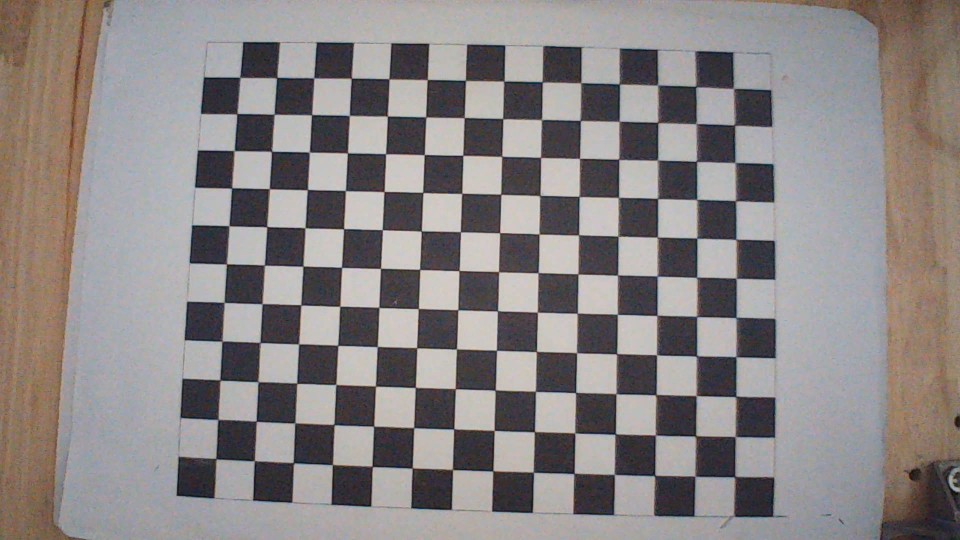
#> input picture XLA/img_hieuchinh/WIN_20260108_14_07_59_Pro.jpg, 1920 x 1080 px (shown at 1/2 size); its folder holds only this picture in this run
$ python hieuchinh.py
#> lines starting #> are read from the running program, lines starting #| are printed output that depends on the picture; after the words box and inside, x2 and y2 are one past the last pixel; in counts of white or black regions, pixels touching at a corner belong together; long printed decimals are rounded
import cv2
import numpy as np
import glob

# --- Cấu hình ---
images = glob.glob('XLA/img_hieuchinh/*.jpg')
chessboard_size = (14, 11)     # Số giao điểm (ngang, dọc)
square_size = 14.0            # Kích thước ô vuông (mm)

objp = np.zeros((chessboard_size[0]*chessboard_size[1], 3), np.float32)
objp[:, :2] = np.mgrid[0:chessboard_size[0], 0:chessboard_size[1]].T.reshape(-1, 2)
objp *= square_size

objpoints = []  # Lưu điểm 3D thực tế
imgpoints = []  # Lưu điểm 2D trên ảnh

first_valid_img = None
first_valid_corners = None

#Chuyển ảnh RGB -> xám & tìm góc bàn cờ
print(f"Đã tìm thấy {len(images)} ảnh. Bắt đầu xử lý...")

for idx, fname in enumerate(images):
    img = cv2.imread(fname)
#> img is the input picture: shape (1080, 1920, 3); mean B, G, R 132, 132.7, 138
    if img is None:
        continue

    gray = cv2.cvtColor(img, cv2.COLOR_BGR2GRAY)
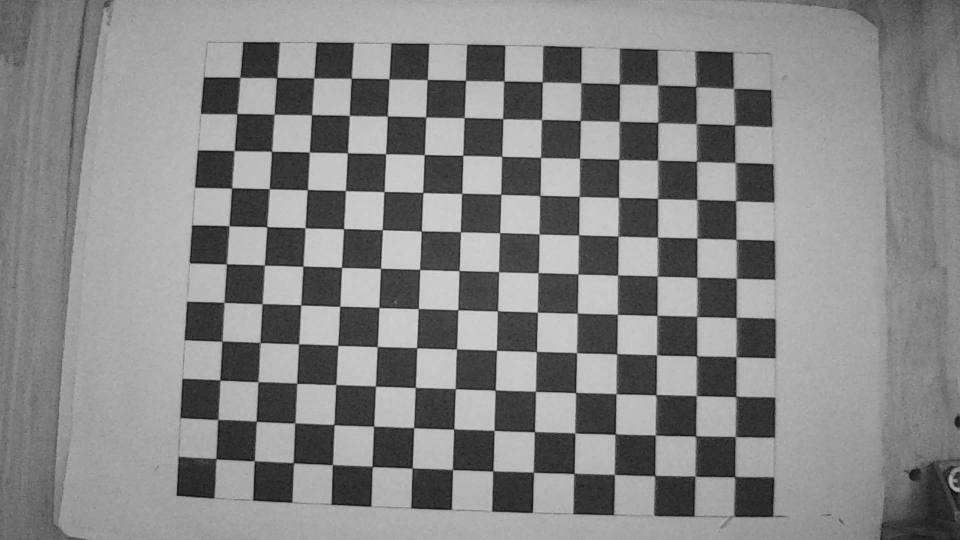
#> gray: shape (1080, 1920) (shown at 1/2 size); min 6, max 217, mean 134.2

    # Tìm góc bàn cờ
    ret, corners = cv2.findChessboardCorners(gray, chessboard_size, None)
#> ret = True; corners = 154 rows, first 8: [1470, 953.5], [1390, 953], [1310, 951.4], [1227.8, 948.6], [1146.1, 947.6], [1067.2, 945.3], [985.7, 942.1], [905.5, 939.5]

    if ret:
        objpoints.append(objp)

        # Tinh chỉnh tọa độ góc cho chính xác hơn
        corners2 = cv2.cornerSubPix(
            gray, corners, (11, 11), (-1, -1),
            criteria=(cv2.TERM_CRITERIA_EPS + cv2.TERM_CRITERIA_MAX_ITER, 30, 0.001)
        )
#> corners2 = 154 rows, first 8: [1470, 953.7], [1390.4, 952.8], [1309.7, 951.2], [1228.9, 949.1], [1148.5, 947.3], [1067.1, 944.8], [986.2, 942.2], [905.2, 939.5]
        imgpoints.append(corners2)

        # Vẽ giao điểm lên ảnh
        cv2.drawChessboardCorners(img, chessboard_size, corners2, ret)
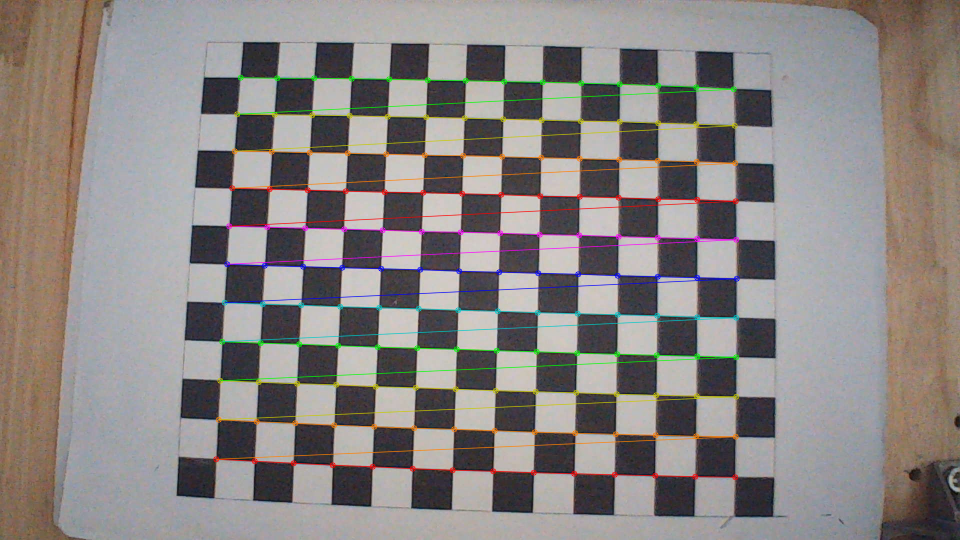
#> img: shape (1080, 1920, 3) (shown at 1/2 size); 3.66% of pixels changed, all inside (x1, y1, x2, y2) = (426, 149, 1480, 961)
        cv2.imshow('a', cv2.resize(img, (600, 450)))
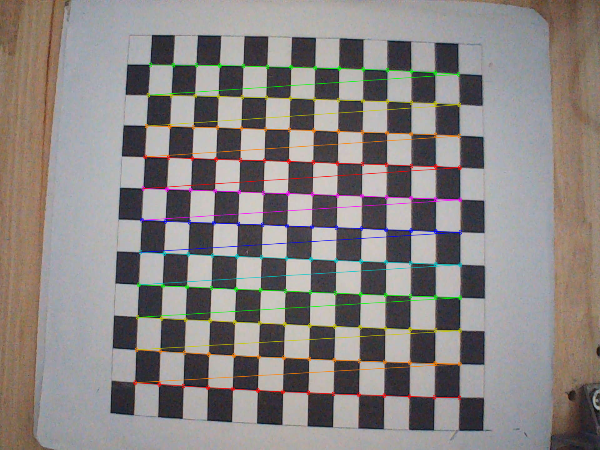
#> window 'a': shape (450, 600, 3); mean B, G, R 130.9, 132.8, 138.5
        cv2.waitKey(100) # Dừng 100ms mỗi ảnh

        if first_valid_img is None:
            first_valid_img = img
            first_valid_corners = corners2
#> first_valid_corners has the same summary as corners2

cv2.destroyAllWindows()

print("\n KẾT QUẢ HIỆU CHỈNH")
if len(objpoints) > 0:
    ret, mtx, dist, rvecs, tvecs = cv2.calibrateCamera(
        objpoints, imgpoints, gray.shape[::-1], None, None)
#> ret = 0.514; mtx = [[1427, 0, 940.5], [0, 1420.6, 580.7], [0, 0, 1]]; dist = [[0.00893, -0.487, -0.00613, 0.00181, 0.646]]; rvecs = ([-0.0363, -0.156, -3.11],); tvecs = ([91.85, 65.47, 244.2],)

    print("\nMa trận nội tại (Camera Matrix K):")
    print(mtx)
#| [[1.42697038e+03 0.00000000e+00 9.40532921e+02]
#|  [0.00000000e+00 1.42064347e+03 5.80736527e+02]
#|  [0.00000000e+00 0.00000000e+00 1.00000000e+00]]
    print("\nHệ số méo (Distortion Coefficients):")
    print(dist.ravel())
#| [ 0.008935  -0.4869 -0.006128  0.001814  0.6464]

    #Lưu thông số camera ---
    np.savez('vison_armrobot/camera_data.npz', mtx=mtx, dist=dist)
    print("\nĐã lưu file")

    if first_valid_img is not None:
        print(" ")
        cv2.imshow('Ket qua:', cv2.resize(first_valid_img, (600, 450)))
        cv2.waitKey(0)
    cv2.destroyAllWindows()
else:
    print("Lỗi")

$ run again, on XLA/img_hieuchinh/WIN_20260108_14_08_31_Pro.jpg
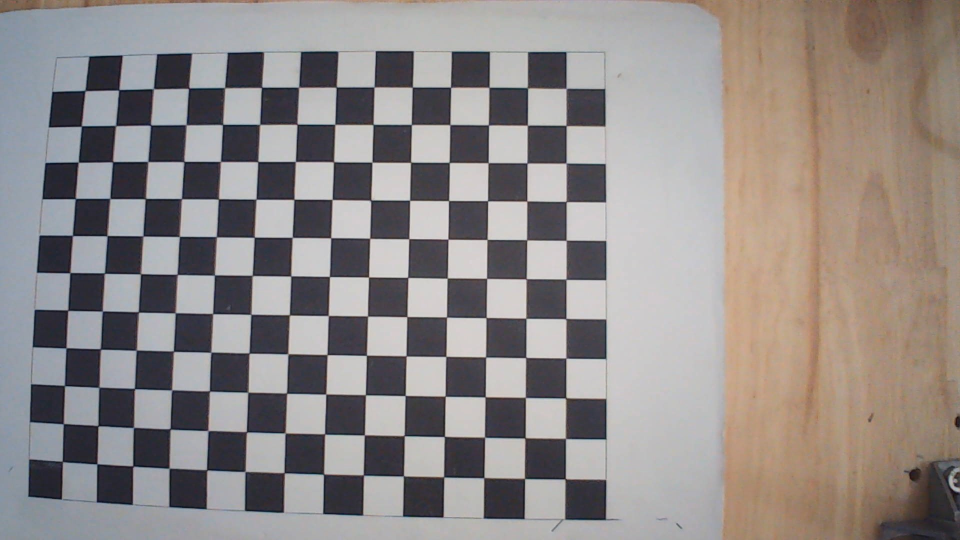
#> input picture XLA/img_hieuchinh/WIN_20260108_14_08_31_Pro.jpg, 1920 x 1080 px (shown at 1/2 size)
#> img is the input picture: shape (1080, 1920, 3); mean B, G, R 136.3, 138.1, 144.4
#> `gray = cv2.cvtColor(img, cv2.COLOR_BGR2GRAY)`:
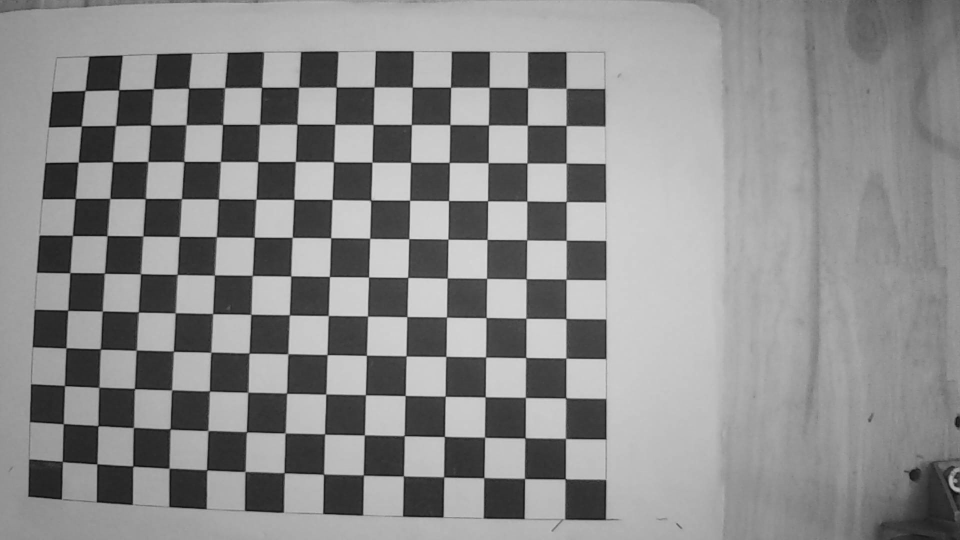
#> gray: shape (1080, 1920) (shown at 1/2 size); min 6, max 223, mean 139.8
#> `ret, corners = cv2.findChessboardCorners(gray, chessboard_size, None)`: ret = True; corners = 154 rows, first 8: [1129.9, 958.6], [1048.4, 956.2], [968.5, 956], [889.4, 955.1], [808, 950.9], [726.3, 948.9], [649.4, 947.9], [569.2, 945.8]
#> corners2 = 154 rows, first 8: [1130.7, 958.1], [1049.5, 957.4], [968.2, 955.7], [887.9, 954.2], [807.3, 952.3], [727.2, 950.5], [647.6, 948.7], [568.8, 945.9]
#> img: shape (1080, 1920, 3); 3.57% of pixels changed, all inside (x1, y1, x2, y2) = (119, 169, 1140, 965)
#> `cv2.imshow('a', cv2.resize(img, (600, 450)))`:
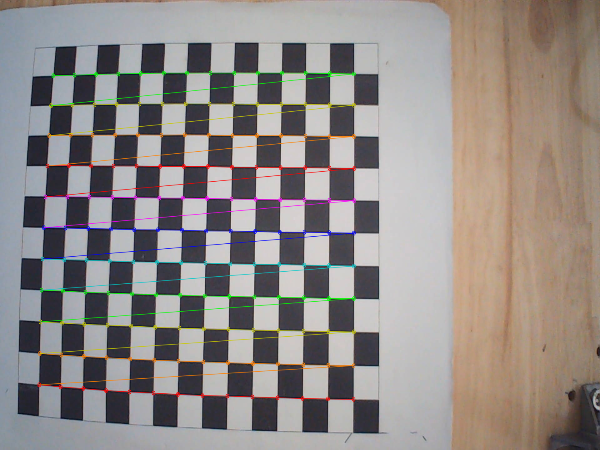
#> window 'a': shape (450, 600, 3); mean B, G, R 135.3, 138.3, 144.9
#> first_valid_corners has the same summary as corners2
#> `ret, mtx, dist, rvecs, tvecs = cv2.calibrateCamera( objpoints, imgpoin..`: ret = 0.463; mtx = [[735.4, 0, 1009.9], [0, 728.3, 587.5], [0, 0, 1]]; dist = [[-0.00272, -0.0137, -0.00434, -0.000855, 0.00209]]; rvecs = ([-0.023, -0.084, -3.13],); tvecs = ([20.84, 64.74, 126.1],)
#| [[7.35389264e+02 0.00000000e+00 1.00986507e+03]
#|  [0.00000000e+00 7.28343391e+02 5.87471783e+02]
#|  [0.00000000e+00 0.00000000e+00 1.00000000e+00]]
#| [-0.002723 -0.01373 -0.004345 -0.0008555  0.002095]

$ run again, on XLA/img_hieuchinh/WIN_20260108_14_08_46_Pro.jpg
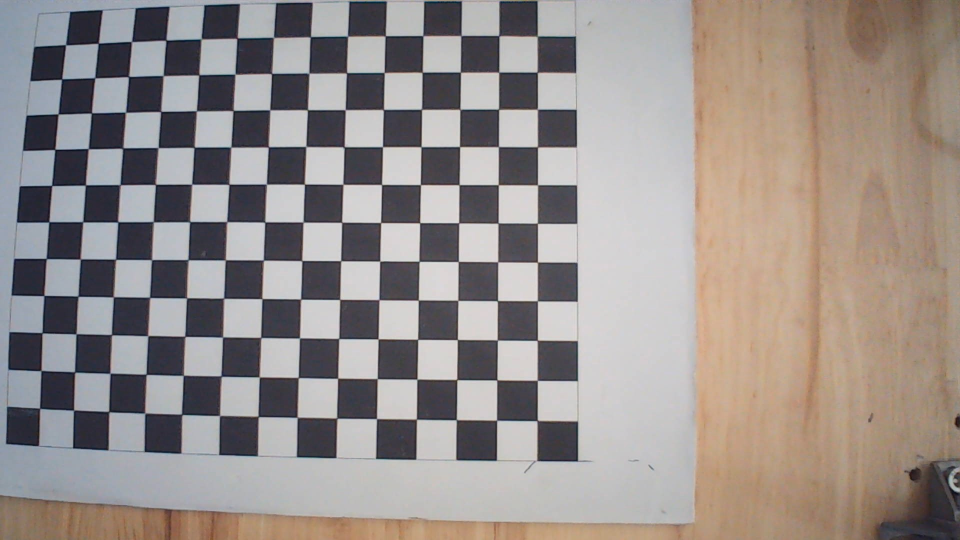
#> input picture XLA/img_hieuchinh/WIN_20260108_14_08_46_Pro.jpg, 1920 x 1080 px (shown at 1/2 size)
#> img is the input picture: shape (1080, 1920, 3); mean B, G, R 139.3, 142.8, 150.9
#> `gray = cv2.cvtColor(img, cv2.COLOR_BGR2GRAY)`:
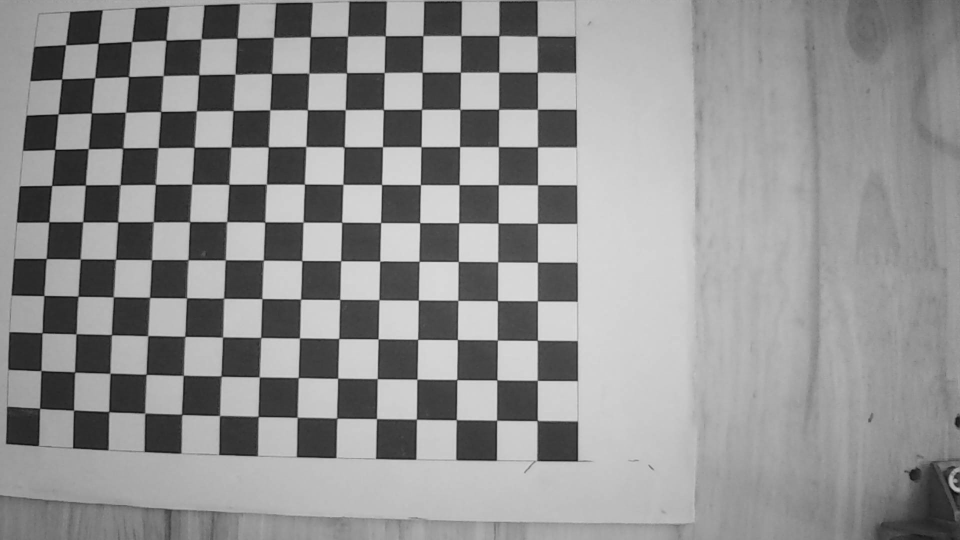
#> gray: shape (1080, 1920) (shown at 1/2 size); min 7, max 223, mean 144.9
#> `ret, corners = cv2.findChessboardCorners(gray, chessboard_size, None)`: ret = True; corners = 154 rows, first 8: [1075.4, 839.2], [993, 839.6], [911.1, 840.4], [833.7, 839], [754.1, 836.6], [674, 836.5], [594.5, 835], [516.5, 833.5]
#> corners2 = 154 rows, first 8: [1074.7, 841.5], [993.7, 840.8], [913.1, 839.8], [833.3, 838.7], [753.6, 837.6], [674.2, 836.7], [594.9, 835], [516.8, 833.4]
#> img: shape (1080, 1920, 3); 3.53% of pixels changed, all inside (x1, y1, x2, y2) = (74, 66, 1082, 848)
#> `cv2.imshow('a', cv2.resize(img, (600, 450)))`:
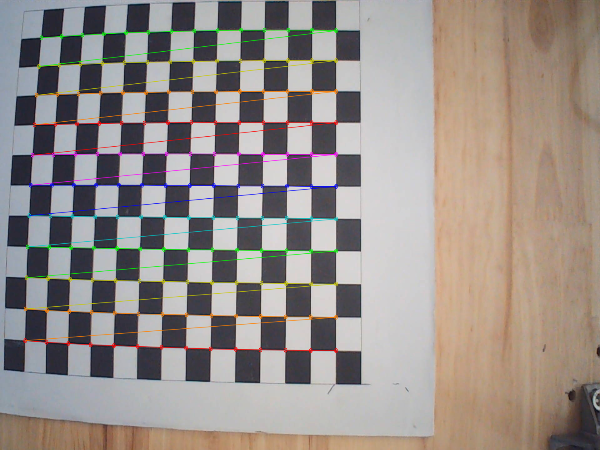
#> window 'a': shape (450, 600, 3); mean B, G, R 138.2, 143, 151.4
#> first_valid_corners has the same summary as corners2
#> `ret, mtx, dist, rvecs, tvecs = cv2.calibrateCamera( objpoints, imgpoin..`: ret = 0.481; mtx = [[302.8, 0, 1002.8], [0, 298.7, 556.7], [0, 0, 1]]; dist = [[0.000183, -0.00049, -0.000989, 8.22e-05, 1.58e-05]]; rvecs = ([-0.00908, -0.0338, -3.14],); tvecs = ([12.42, 50.15, 52.41],)
#| [[3.02840515e+02 0.00000000e+00 1.00283713e+03]
#|  [0.00000000e+00 2.98683148e+02 5.56700426e+02]
#|  [0.00000000e+00 0.00000000e+00 1.00000000e+00]]
#| [ 1.83367578e-04 -4.90035274e-04 -9.88744021e-04  8.21924306e-05
#|   1.57931117e-05]

$ run again, on XLA/img_hieuchinh/WIN_20260108_14_08_54_Pro.jpg
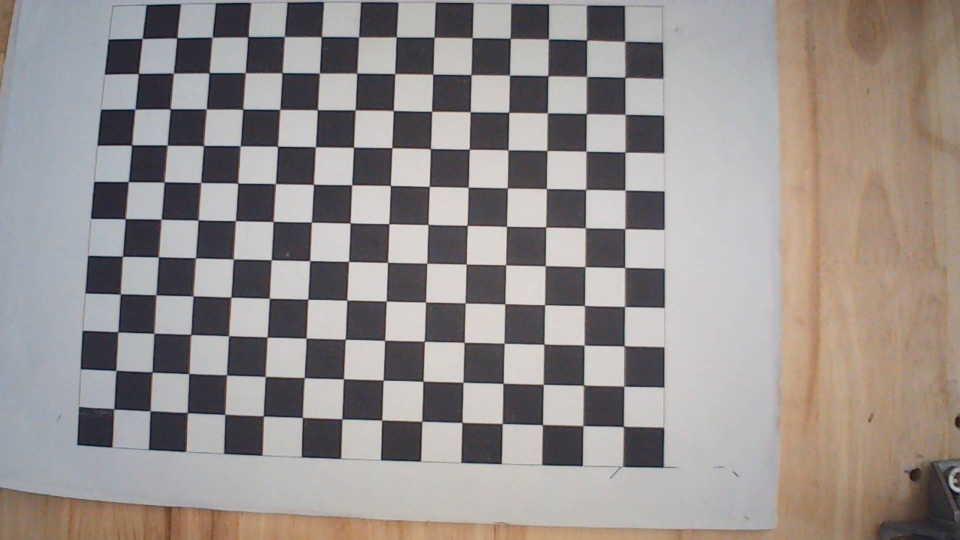
#> input picture XLA/img_hieuchinh/WIN_20260108_14_08_54_Pro.jpg, 1920 x 1080 px (shown at 1/2 size)
#> img is the input picture: shape (1080, 1920, 3); mean B, G, R 140.6, 143.3, 150.1
#> `gray = cv2.cvtColor(img, cv2.COLOR_BGR2GRAY)`:
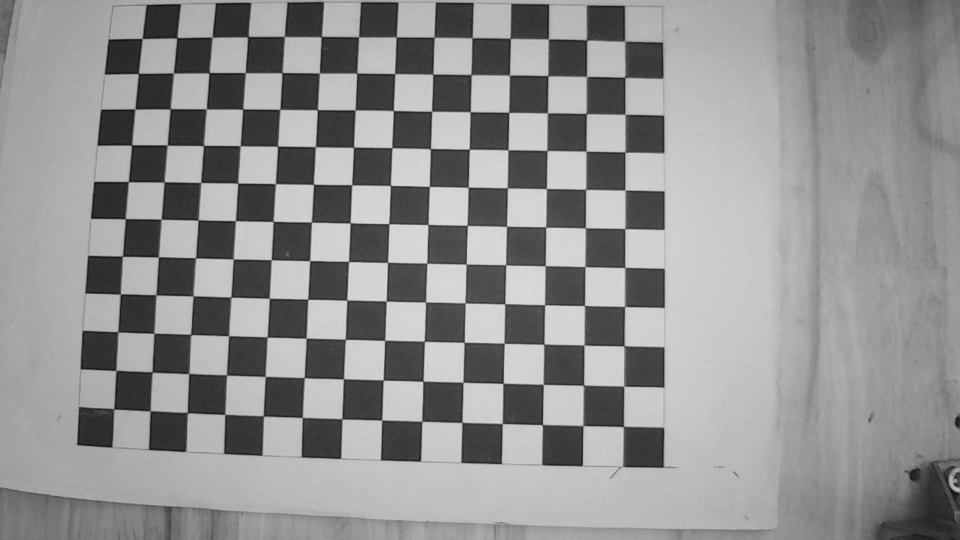
#> gray: shape (1080, 1920) (shown at 1/2 size); min 10, max 228, mean 145
#> `ret, corners = cv2.findChessboardCorners(gray, chessboard_size, None)`: ret = True; corners = 154 rows, first 8: [1245.5, 854.1], [1164.7, 850.5], [1085.3, 849.2], [1005.9, 848.8], [924, 845], [843.3, 841.4], [763.6, 840.6], [684.5, 838.5]
#> corners2 = 154 rows, first 8: [1247.1, 853.3], [1166.2, 851.6], [1085.3, 849.5], [1004.7, 847.5], [924.3, 844.9], [844.2, 842.9], [763.8, 840.4], [684.5, 838.1]
#> img: shape (1080, 1920, 3); 3.6% of pixels changed, all inside (x1, y1, x2, y2) = (222, 68, 1257, 860)
#> `cv2.imshow('a', cv2.resize(img, (600, 450)))`:
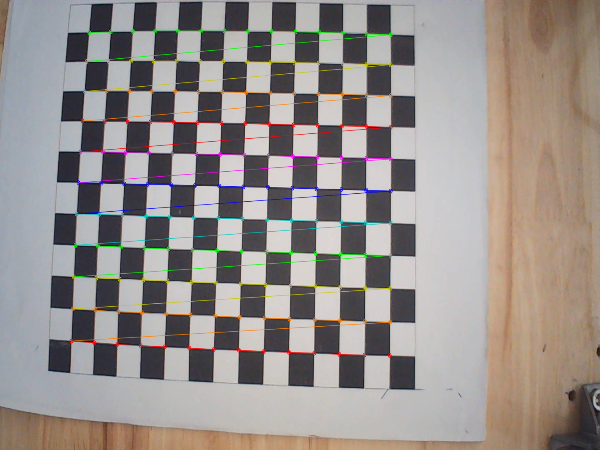
#> window 'a': shape (450, 600, 3); mean B, G, R 139.5, 143.4, 150.4
#> first_valid_corners has the same summary as corners2
#> `ret, mtx, dist, rvecs, tvecs = cv2.calibrateCamera( objpoints, imgpoin..`: ret = 0.506; mtx = [[624, 0, 995.3], [0, 616.3, 545], [0, 0, 1]]; dist = [[0.00158, -0.0128, -0.00189, -0.000348, 0.00262]]; rvecs = ([-0.0174, -0.07, -3.12],); tvecs = ([43.64, 54.16, 107.7],)
#| [[623.953   0.         995.255]
#|  [  0.         616.282 544.991]
#|  [  0.           0.           1.        ]]
#| [ 0.00158 -0.01284 -0.00189 -0.0003483  0.002621]

$ run again, on XLA/img_hieuchinh/WIN_20260108_14_08_05_Pro.jpg
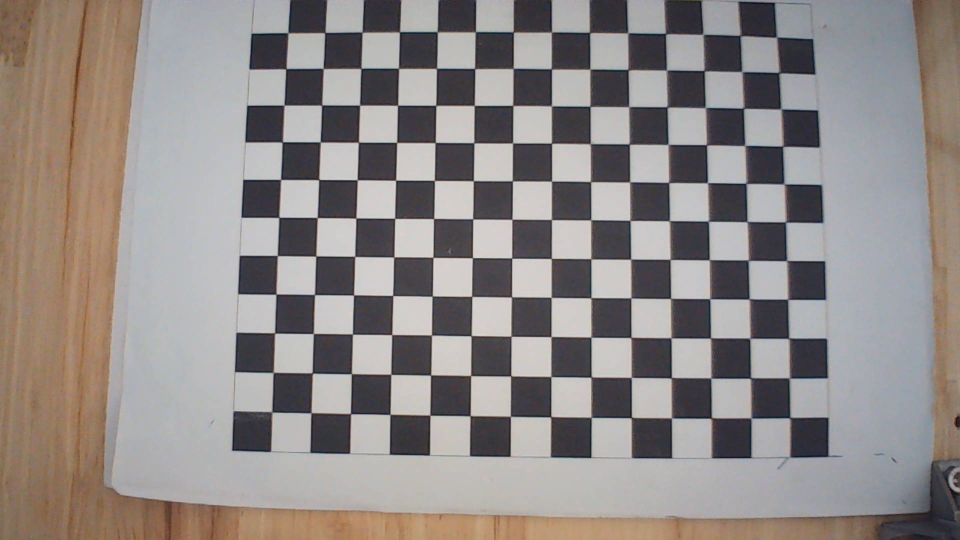
#> input picture XLA/img_hieuchinh/WIN_20260108_14_08_05_Pro.jpg, 1920 x 1080 px (shown at 1/2 size)
#> img is the input picture: shape (1080, 1920, 3); mean B, G, R 134.6, 136.9, 143.3
#> `gray = cv2.cvtColor(img, cv2.COLOR_BGR2GRAY)`:
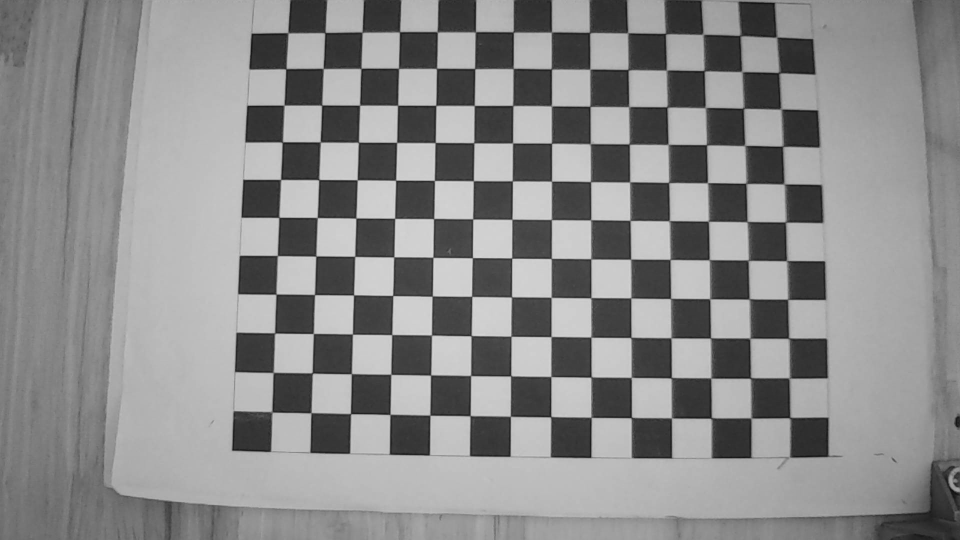
#> gray: shape (1080, 1920) (shown at 1/2 size); min 7, max 220, mean 138.5
#> `ret, corners = cv2.findChessboardCorners(gray, chessboard_size, None)`: ret = True; corners = 154 rows, first 8: [1580.5, 835.5], [1502.5, 836.5], [1421.2, 837.1], [1342.4, 835.5], [1262.8, 835.4], [1181.4, 834.2], [1100.7, 834.5], [1020.8, 831.9]
#> corners2 = 154 rows, first 8: [1580.1, 835.6], [1502.3, 836.3], [1423.1, 836.4], [1343.3, 836.2], [1263, 835.5], [1182.6, 835], [1102, 833.9], [1021.1, 833]
#> img: shape (1080, 1920, 3); 3.64% of pixels changed, all inside (x1, y1, x2, y2) = (538, 58, 1587, 843)
#> `cv2.imshow('a', cv2.resize(img, (600, 450)))`:
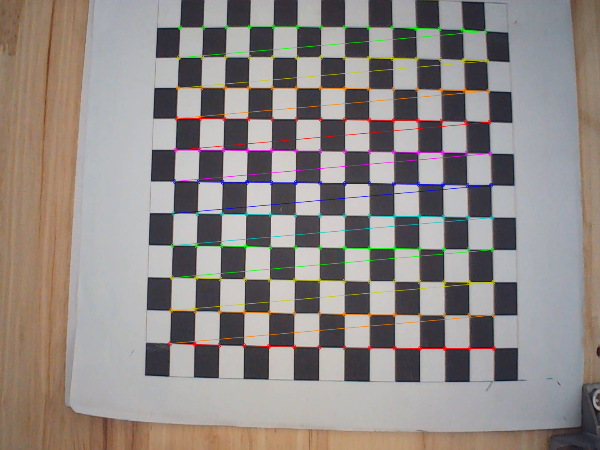
#> window 'a': shape (450, 600, 3); mean B, G, R 133.6, 137, 143.7
#> first_valid_corners has the same summary as corners2
#> `ret, mtx, dist, rvecs, tvecs = cv2.calibrateCamera( objpoints, imgpoin..`: ret = 0.47; mtx = [[3695.2, 0, 711.2], [0, 3828.2, 630.8], [0, 0, 1]]; dist = [[-0.344, -0.504, -0.0203, 0.032, -19.1]]; rvecs = ([-0.0741, -0.414, -3.09],); tvecs = ([152, 35.76, 643.2],)
#| [[3.69520666e+03 0.00000000e+00 7.11235549e+02]
#|  [0.00000000e+00 3.82824126e+03 6.30763922e+02]
#|  [0.00000000e+00 0.00000000e+00 1.00000000e+00]]
#| [ -0.3438  -0.5044  -0.02027   0.03204 -19.098]
